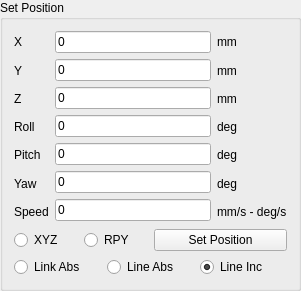
   <widget class="QGroupBox" name="groupBox_5">
    <property name="geometry">
     <rect>
      <x>540</x>
      <y>0</y>
      <width>301</width>
      <height>291</height>
     </rect>
    </property>
    <property name="title">
     <string>Set Position</string>
    </property>
    <layout class="QVBoxLayout" name="verticalLayout_20">
     <item>
      <layout class="QVBoxLayout" name="verticalLayout_19">
       <item>
        <layout class="QVBoxLayout" name="verticalLayout_11">
         <item>
          <layout class="QHBoxLayout" name="horizontalLayout_3">
           <item>
            <layout class="QVBoxLayout" name="verticalLayout_8">
             <item>
              <widget class="QLabel" name="label_12">
               <property name="text">
                <string>X</string>
               </property>
              </widget>
             </item>
             <item>
              <widget class="QLabel" name="label_13">
               <property name="text">
                <string>Y</string>
               </property>
              </widget>
             </item>
             <item>
              <widget class="QLabel" name="label_14">
               <property name="text">
                <string>Z</string>
               </property>
              </widget>
             </item>
             <item>
              <widget class="QLabel" name="label_15">
               <property name="text">
                <string>Roll</string>
               </property>
              </widget>
             </item>
             <item>
              <widget class="QLabel" name="label_16">
               <property name="text">
                <string>Pitch</string>
               </property>
              </widget>
             </item>
             <item>
              <widget class="QLabel" name="label_17">
               <property name="text">
                <string>Yaw</string>
               </property>
              </widget>
             </item>
             <item>
              <widget class="QLabel" name="label_18">
               <property name="text">
                <string>Speed</string>
               </property>
              </widget>
             </item>
            </layout>
           </item>
           <item>
            <layout class="QVBoxLayout" name="verticalLayout_7">
             <item>
              <widget class="QLineEdit" name="txt_setX">
               <property name="text">
                <string>0</string>
               </property>
              </widget>
             </item>
             <item>
              <widget class="QLineEdit" name="txt_setY">
               <property name="text">
                <string>0</string>
               </property>
              </widget>
             </item>
             <item>
              <widget class="QLineEdit" name="txt_setZ">
               <property name="text">
                <string>0</string>
               </property>
              </widget>
             </item>
             <item>
              <widget class="QLineEdit" name="txt_setRoll">
               <property name="text">
                <string>0</string>
               </property>
              </widget>
             </item>
             <item>
              <widget class="QLineEdit" name="txt_setPitch">
               <property name="text">
                <string>0</string>
               </property>
              </widget>
             </item>
             <item>
              <widget class="QLineEdit" name="txt_setYaw">
               <property name="text">
                <string>0</string>
               </property>
              </widget>
             </item>
             <item>
              <widget class="QLineEdit" name="txt_setSpeed">
               <property name="text">
                <string>0</string>
               </property>
              </widget>
             </item>
            </layout>
           </item>
           <item>
            <layout class="QVBoxLayout" name="verticalLayout_10">
             <item>
              <widget class="QLabel" name="label_19">
               <property name="text">
                <string>mm</string>
               </property>
              </widget>
             </item>
             <item>
              <widget class="QLabel" name="label_20">
               <property name="text">
                <string>mm</string>
               </property>
              </widget>
             </item>
             <item>
              <widget class="QLabel" name="label_21">
               <property name="text">
                <string>mm</string>
               </property>
              </widget>
             </item>
             <item>
              <widget class="QLabel" name="label_22">
               <property name="text">
                <string>deg</string>
               </property>
              </widget>
             </item>
             <item>
              <widget class="QLabel" name="label_23">
               <property name="text">
                <string>deg</string>
               </property>
              </widget>
             </item>
             <item>
              <widget class="QLabel" name="label_24">
               <property name="text">
                <string>deg</string>
               </property>
              </widget>
             </item>
             <item>
              <widget class="QLabel" name="label_25">
               <property name="text">
                <string>mm/s - deg/s</string>
               </property>
              </widget>
             </item>
            </layout>
           </item>
          </layout>
         </item>
         <item>
          <layout class="QHBoxLayout" name="horizontalLayout_6">
           <item>
            <layout class="QHBoxLayout" name="horizontalLayout_4">
             <item>
              <widget class="QRadioButton" name="rbtn_xyz">
               <property name="text">
                <string>XYZ</string>
               </property>
               <property name="checked">
                <bool>true</bool>
               </property>
              </widget>
             </item>
             <item>
              <widget class="QRadioButton" name="rbtn_rpy">
               <property name="text">
                <string>RPY</string>
               </property>
              </widget>
             </item>
            </layout>
           </item>
           <item>
            <widget class="QPushButton" name="btn_set_pos">
             <property name="text">
              <string>Set Position</string>
             </property>
            </widget>
           </item>
          </layout>
         </item>
        </layout>
       </item>
       <item>
        <layout class="QHBoxLayout" name="horizontalLayout_5">
         <item>
          <widget class="QRadioButton" name="rbtn_linkAbs">
           <property name="text">
            <string>Link Abs</string>
           </property>
          </widget>
         </item>
         <item>
          <widget class="QRadioButton" name="rbtn_lineAbs">
           <property name="text">
            <string>Line Abs</string>
           </property>
          </widget>
         </item>
         <item>
          <widget class="QRadioButton" name="rbtn_LineInc">
           <property name="text">
            <string>Line Inc</string>
           </property>
           <property name="checked">
            <bool>true</bool>
           </property>
          </widget>
         </item>
        </layout>
       </item>
      </layout>
     </item>
    </layout>
   </widget>
